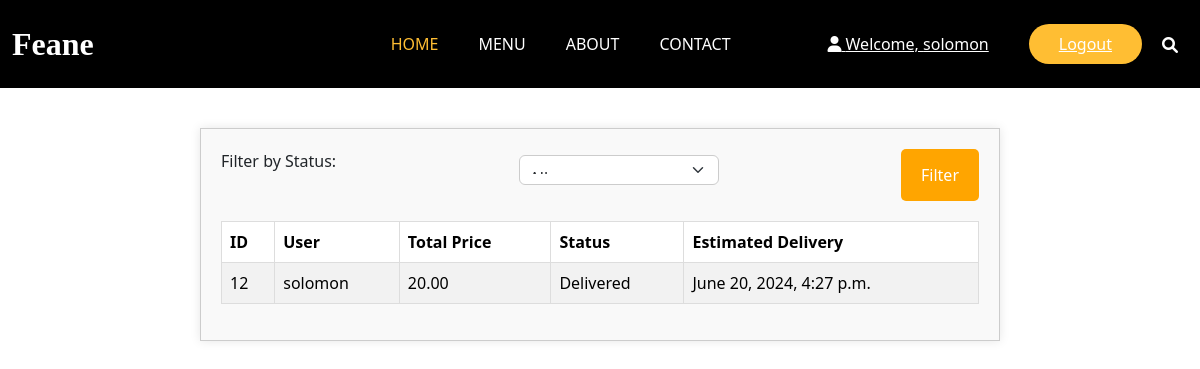
The app's page /order_view/ (signed in) with its own data.
### restaurant_menu/models.py (models this page shows, shortened)
class Order(models.Model):
    user = models.ForeignKey(User, on_delete=models.CASCADE)
    created_at = models.DateTimeField(auto_now_add=True)
    total_price = models.DecimalField(max_digits=10, decimal_places=2)
    status = models.CharField(max_length=10, choices=ORDER_STATUS, default='Pending')
    estimated_delivery = models.DateTimeField(null=True, blank=True)

### restaurant_menu/views.py (the view)
# urls.py: path('order_view/', views.orders_view, name='order_view'),
@login_required
@user_passes_test(is_admin)
def orders_view(request):
    today = timezone.now().date()
    orders = Order.objects.filter(created_at__date=today)
    status_filter = request.GET.get('status')
    if status_filter:
        orders = orders.filter(status=status_filter)
    for order in orders:
        if order.status == 'Pending' and timezone.now() - order.created_at >= timezone.timedelta(seconds=60):
            order.status = 'Confirmed'
            order.save()
        elif order.status == 'Confirmed' and timezone.now() - order.created_at >= timezone.timedelta(seconds=120):
            order.status = 'Delivered'
            order.save()
    context = {
        'orders': orders,
        'status_choices': ORDER_STATUS,
        'selected_status': status_filter
    }
    return render(request, 'base/order_list.html', context)

### restaurant_menu/views.py (called while the page is built)
def is_admin(user):
    return user.is_authenticated and user.is_staff

### restaurant_menu/templates/base/order_list.html (shortened to what this page needs)
{% extends 'new_main.html' %}
{% block content %}
<section class="order-bckg">
    <div class="order-list">
        <form method="get" action="{% url 'order_view' %}" class="filter-form">
            <label for="status">Filter by Status:</label>
            <select name="status" id="status" class="form-select">
                <option value="">All</option>
            </select>
        <button type="submit" class="btn btn-primary">Filter</button>
        </form>
        <div class="table-responsive">
            <table class="table table-striped table-bordered">
                <thead>
                    <tr>
                        <th>ID</th>
                        <th>User</th>
                        <th>Total Price</th>
                        <th>Status</th>
                        <th>Estimated Delivery</th>
                    </tr>
                </thead>
            <tbody>
                {% for order in orders %}
                <tr>
                    <td>{{ order.id }}</td>
                    <td>{{ order.user.username }}</td>
                    <td>{{ order.total_price }}</td>
                    <td>{{ order.get_status_display }}</td>
                    <td>{{ order.estimated_delivery }}</td>
                </tr>
                {% endfor %}
            </tbody>
            </table>
        </div>
    </div>
</section>
{% endblock %}

### templates/sub_nav.html (shortened to what this page needs)
{% load static %}
<header class="header_section" style="background-color: black;">
    <div class="container">
        <nav class="navbar navbar-expand-lg custom_nav-container">
            <a class="navbar-brand" href="index.html">
                <span>Feane</span>
            </a>
            <div class="collapse navbar-collapse" id="navbarSupportedContent">
                <ul class="navbar-nav mx-auto">
                    <li class="nav-item active">
                        <a class="nav-link" href="index.html">Home</a>
                    </li>
                    <li class="nav-item">
                        <a class="nav-link" href="menu.html">Menu</a>
                    </li>
                    <li class="nav-item">
                        <a class="nav-link" href="about.html">About</a>
                    </li>
                    <li class="nav-item">
                        <a class="nav-link" href="{% url 'contact' %}">Contact</a>
                    </li>
                </ul>
                <div class="user_option">
                    {% if user.is_authenticated %}
                        <a href="#" class="user_link">
                            <i class="fa fa-user" aria-hidden="true"></i> Welcome, {{ user.username }}
                        </a>
                        <a href="{% url 'logout' %}" class="order_online">Logout</a>
                    {% endif %}
                    <form class="form-inline">
                        <button class="btn my-2 my-sm-0 nav_search-btn" type="submit">
                            <i class="fa fa-search" aria-hidden="true"></i>
                        </button>
                    </form>
                </div>
            </div>
        </nav>
    </div>
</header>

### restaurant_menu/static/styles/style.css (style rules this page uses)
::placeholder { color: #bbb; opacity: 1; }
.header_section { padding: 15px 0; }
.navbar-brand { font-family: 'Dancing Script', cursive; }
.navbar-brand span { font-weight: bold; font-size: 32px; color: #ffffff; }
.custom_nav-container { padding: 0; }
.custom_nav-container .navbar-nav { padding-left: 18%; }
.custom_nav-container .navbar-nav .nav-item .nav-link { padding: 5px 20px; color: #ffffff; text-align: center; text-transform: uppercase; border-radius: 5px; -webkit-transition: all 0.3s; transition: all 0.3s; }
.custom_nav-container .navbar-nav .nav-item:hover .nav-link, .custom_nav-container .navbar-nav .nav-item.active .nav-link { color: #ffbe33; }
.custom_nav-container .nav_search-btn { width: auto; height: auto; padding: 0; border: none; color: #ffffff; margin: 0 10px; }
.user_option { display: -webkit-box; display: -ms-flexbox; display: flex; -webkit-box-align: center; -ms-flex-align: center; align-items: center; }
.user_option a { margin: 0 10px; }
.user_option .user_link { color: #ffffff; }
.user_option .order_online { display: inline-block; padding: 8px 30px; background-color: #ffbe33; color: #ffffff; border-radius: 45px; -webkit-transition: all 0.3s; transition: all 0.3s; border: none; }
.container { max-width: 1200px; margin: auto; }
input[type=text], select, textarea { width: 100%; padding: 12px; border: 1px solid #ccc; border-radius: 4px; box-sizing: border-box; margin-top: 6px; margin-bottom: 16px; resize: vertical; }

### restaurant_menu/templates/base/order_list.html (style rules this page uses)
.order-list { max-width: 800px; margin: 40px auto; padding: 20px; background-color: #f9f9f9; border: 1px solid #ccc; box-shadow: 0 0 10px rgba(0, 0, 0, 0.1); }
.filter-form { display: flex; justify-content: space-between; margin-bottom: 20px; }
.form-select { width: 200px; height: 30px; padding: 10px; border: 1px solid #ccc; }
.btn-primary { background-color: orange; color: #fff; padding: 10px 20px; border: none; border-radius: 5px; cursor: pointer; }
.table-responsive { overflow-x: auto; }
.table-bordered th, .table-bordered td { border: 1px solid #ddd; }

### records on screen
Order: id "12", user.username "solomon", total_price "20.00", status "Delivered", estimated_delivery "June 20, 2024, 4:27 p.m."

### other values on screen
{{ user.username }} "solomon"
